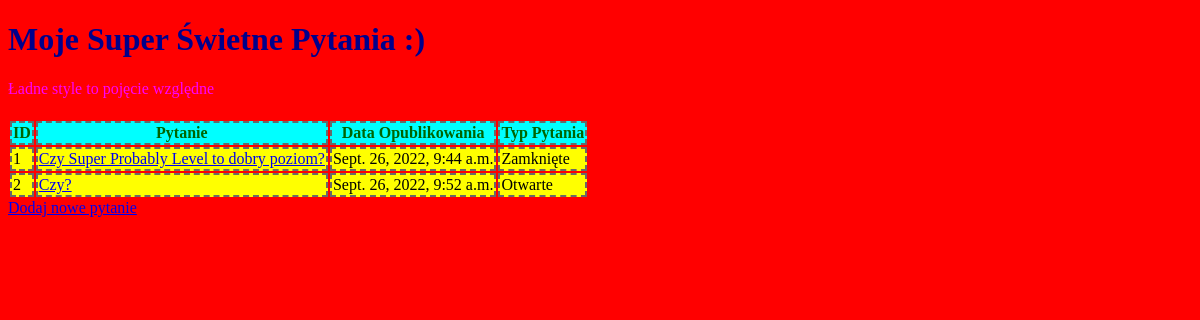
Before: /polls/ with the older database file.
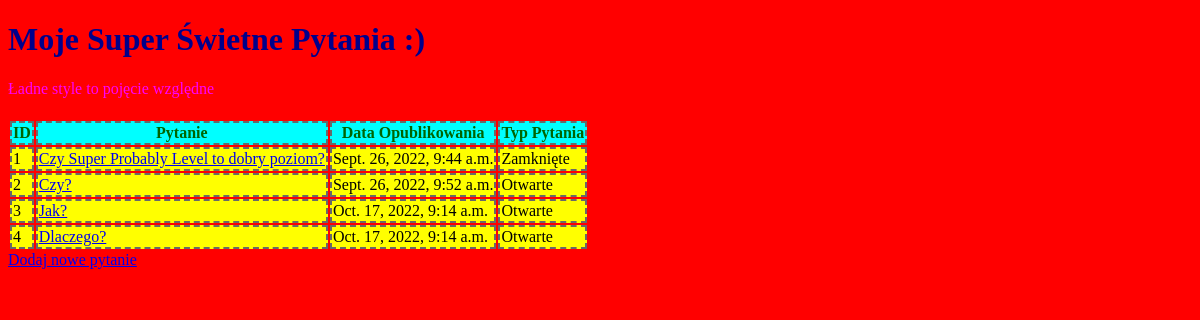
After: the same page with the newer database file.
### polls/models.py (models this page shows)
class Question(models.Model):
    question_text = models.CharField(max_length=200)
    pub_date = models.DateTimeField('date published')
    is_open_question = models.BooleanField(default=False)

### polls/views.py (the view)
# urls.py: path('', views.question_list, name='question_list'),
def question_list(request):
    questions = Question.objects.all()
    return render(request, 'polls/question_list.html', {'questions': questions})

### templates/polls/question_list.html (shortened to what this page needs)
<!DOCTYPE html>
{% load static %}
<html>
<head>
    <link rel="stylesheet" href="{% static 'style.css' %}">
</head>
<body>
<h1>Moje Super Świetne Pytania :)</h1>
<h4>Ładne style to pojęcie względne</h4>
<div>
    <table>
        <tr>
            <th>ID</th>
            <th>Pytanie</th>
            <th>Data Opublikowania</th>
            <th>Typ Pytania</th>
        </tr>
   {% for question in questions %}
       <tr>
           <td>{{ question.id }}</td>
           <td><a href="{% url 'polls:question_detail' question.id %}"> {{ question.question_text }} </a></td>
           <td>{{ question.pub_date }}</td>
           {% if question.is_open_question %}
                <td>Otwarte</td>
           {% else %}
                <td>Zamknięte</td>
           {% endif %}
       </tr>
   {% endfor %}
    </table>
    <a href="{% url 'polls:question_add' %}">Dodaj nowe pytanie</a>
</div>
</body>
</html>

### polls/static/style.css (style rules this page uses)
html { background-color: red; padding: 0px; margin: 0px; float: left; }
td, th { border: 2px dashed #696969; background-color: yellow; }
th { background-color: cyan; color: darkgreen; }
h1 { color: darkblue; }
h4 { color: magenta; font-weight: normal; }
a { display: block; }

Changed rows visible on the page:
added Question: id "3", question_text "Jak?", pub_date "Oct. 17, 2022, 9:14 a.m.", is_open_question "Otwarte"
added Question: id "4", question_text "Dlaczego?", pub_date "Oct. 17, 2022, 9:14 a.m.", is_open_question "Otwarte"
